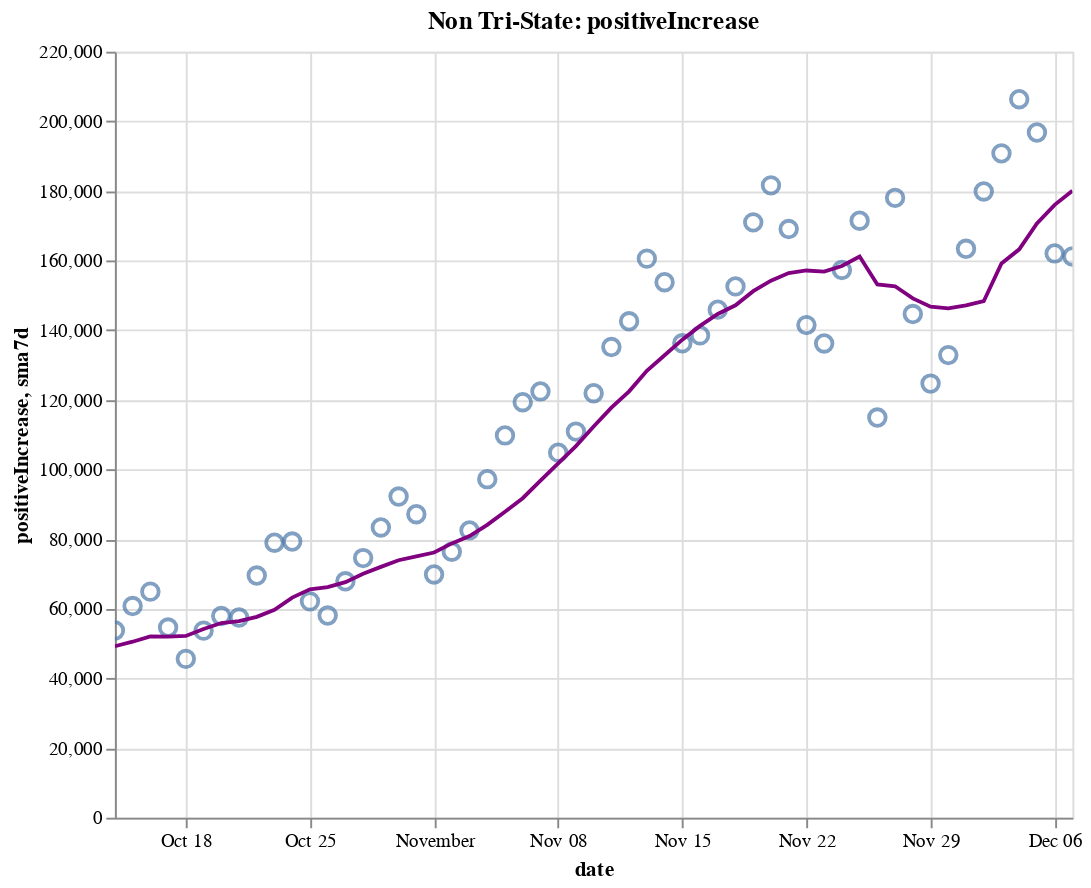

Notebook source saved alongside this figure:
### Code cell
create_plot(non_tristate, 'positiveIncrease')

### Figure 1 — Vega-Lite specification as saved in the notebook (floating-point values rounded to 4 significant figures)
{"config": {"view": {"continuousWidth": 400, "continuousHeight": 300}}, "layer": [{"layer": [{"mark": {"type": "point", "size": 75}, "encoding": {"tooltip": [{"type": "temporal", "field": "date"}, {"type": "quantitative", "field": "positiveIncrease"}, {"type": "quantitative", "field": "sma7d"}], "x": {"type": "temporal", "field": "date"}, "y": {"type": "quantitative", "field": "positiveIncrease"}}, "selection": {"selector014": {"type": "interval", "bind": "scales", "encodings": ["x", "y"]}}}, {"mark": {"type": "line", "color": "purple"}, "encoding": {"x": {"type": "temporal", "field": "date"}, "y": {"type": "quantitative", "field": "sma7d"}}}]}, {"mark": {"type": "rule", "color": "#aaa"}, "encoding": {"x": {"type": "temporal", "field": "date"}}, "transform": [{"filter": {"selection": "selector013"}}]}, {"mark": "circle", "encoding": {"opacity": {"condition": {"value": 1, "selection": "selector013"}, "value": 0}, "tooltip": [{"type": "temporal", "field": "date"}, {"type": "quantitative", "field": "positiveIncrease"}, {"type": "quantitative", "field": "sma7d"}], "x": {"type": "temporal", "field": "date"}, "y": {"type": "quantitative", "field": "positiveIncrease"}}, "selection": {"selector013": {"type": "single", "encodings": ["x"], "on": "mouseover", "nearest": true, "empty": "none"}}}, {"mark": {"type": "text", "align": "left", "dx": 5, "dy": -5, "stroke": "white", "strokeWidth": 2}, "encoding": {"text": {"type": "quantitative", "field": "positiveIncrease"}, "tooltip": [{"type": "temporal", "field": "date"}, {"type": "quantitative", "field": "positiveIncrease"}, {"type": "quantitative", "field": "sma7d"}], "x": {"type": "temporal", "field": "date"}, "y": {"type": "quantitative", "field": "positiveIncrease"}}, "transform": [{"filter": {"selection": "selector013"}}]}, {"mark": {"type": "text", "align": "left", "dx": 5, "dy": -5}, "encoding": {"text": {"type": "quantitative", "field": "positiveIncrease"}, "tooltip": [{"type": "temporal", "field": "date"}, {"type": "quantitative", "field": "positiveIncrease"}, {"type": "quantitative", "field": "sma7d"}], "x": {"type": "temporal", "field": "date"}, "y": {"type": "quantitative", "field": "positiveIncrease"}}, "transform": [{"filter": {"selection": "selector013"}}]}], "data": {"name": "data-51363ad57ca869e391e661cd7948325d"}, "height": 400, "title": "Non Tri-State: positiveIncrease", "width": 500, "$schema": "https://vega.github.io/schema/vega-lite/v4.8.1.json", "datasets": {"data-51363ad57ca869e391e661cd7948325d": [{"date": "2020-10-14T00:00:00", "totalTestResultsIncrease": 860500.0, "positiveIncrease": 53780.0, "death": 162200.0, "deathIncrease": 787.0, "positiveRate": 0.063, "state": "Non Tri-State", "sma7d": 49240.0}, {"date": "2020-10-15T00:00:00", "totalTestResultsIncrease": 926800.0, "positiveIncrease": 60800.0, "death": 163100.0, "deathIncrease": 908.0, "positiveRate": 0.066, "state": "Non Tri-State", "sma7d": 50540.0}, {"date": "2020-10-16T00:00:00", "totalTestResultsIncrease": 1031000.0, "positiveIncrease": 64930.0, "death": 164000.0, "deathIncrease": 880.0, "positiveRate": 0.063, "state": "Non Tri-State", "sma7d": 52100.0}, {"date": "2020-10-17T00:00:00", "totalTestResultsIncrease": 1104000.0, "positiveIncrease": 54610.0, "death": 164700.0, "deathIncrease": 762.0, "positiveRate": 0.049, "state": "Non Tri-State", "sma7d": 52030.0}, {"date": "2020-10-18T00:00:00", "totalTestResultsIncrease": 921600.0, "positiveIncrease": 45620.0, "death": 165100.0, "deathIncrease": 388.0, "positiveRate": 0.049, "state": "Non Tri-State", "sma7d": 52210.0}, {"date": "2020-10-19T00:00:00", "totalTestResultsIncrease": 900100.0, "positiveIncrease": 53730.0, "death": 165500.0, "deathIncrease": 426.0, "positiveRate": 0.06, "state": "Non Tri-State", "sma7d": 54190.0}, {"date": "2020-10-20T00:00:00", "totalTestResultsIncrease": 829900.0, "positiveIncrease": 57930.0, "death": 166300.0, "deathIncrease": 806.0, "positiveRate": 0.07, "state": "Non Tri-State", "sma7d": 55910.0}, {"date": "2020-10-21T00:00:00", "totalTestResultsIncrease": 772300.0, "positiveIncrease": 57490.0, "death": 167300.0, "deathIncrease": 986.0, "positiveRate": 0.074, "state": "Non Tri-State", "sma7d": 56440.0}, {"date": "2020-10-22T00:00:00", "totalTestResultsIncrease": 1039000.0, "positiveIncrease": 69550.0, "death": 168400.0, "deathIncrease": 1091.0, "positiveRate": 0.067, "state": "Non Tri-State", "sma7d": 57690.0}, {"date": "2020-10-23T00:00:00", "totalTestResultsIncrease": 1178000.0, "positiveIncrease": 78970.0, "death": 169300.0, "deathIncrease": 905.0, "positiveRate": 0.067, "state": "Non Tri-State", "sma7d": 59700.0}, {"date": "2020-10-24T00:00:00", "totalTestResultsIncrease": 1165000.0, "positiveIncrease": 79320.0, "death": 170200.0, "deathIncrease": 869.0, "positiveRate": 0.068, "state": "Non Tri-State", "sma7d": 63230.0}, {"date": "2020-10-25T00:00:00", "totalTestResultsIncrease": 1021000.0, "positiveIncrease": 62130.0, "death": 170600.0, "deathIncrease": 366.0, "positiveRate": 0.061, "state": "Non Tri-State", "sma7d": 65590.0}, {"date": "2020-10-26T00:00:00", "totalTestResultsIncrease": 967400.0, "positiveIncrease": 58070.0, "death": 170900.0, "deathIncrease": 371.0, "positiveRate": 0.06, "state": "Non Tri-State", "sma7d": 66210.0}, {"date": "2020-10-27T00:00:00", "totalTestResultsIncrease": 916900.0, "positiveIncrease": 67910.0, "death": 171800.0, "deathIncrease": 883.0, "positiveRate": 0.074, "state": "Non Tri-State", "sma7d": 67630.0}, {"date": "2020-10-28T00:00:00", "totalTestResultsIncrease": 913400.0, "positiveIncrease": 74560.0, "death": 172800.0, "deathIncrease": 1002.0, "positiveRate": 0.082, "state": "Non Tri-State", "sma7d": 70070.0}, {"date": "2020-10-29T00:00:00", "totalTestResultsIncrease": 1093000.0, "positiveIncrease": 83360.0, "death": 173800.0, "deathIncrease": 1005.0, "positiveRate": 0.076, "state": "Non Tri-State", "sma7d": 72050.0}, {"date": "2020-10-30T00:00:00", "totalTestResultsIncrease": 1184000.0, "positiveIncrease": 92250.0, "death": 174700.0, "deathIncrease": 921.0, "positiveRate": 0.078, "state": "Non Tri-State", "sma7d": 73940.0}, {"date": "2020-10-31T00:00:00", "totalTestResultsIncrease": 1172000.0, "positiveIncrease": 87170.0, "death": 175700.0, "deathIncrease": 949.0, "positiveRate": 0.074, "state": "Non Tri-State", "sma7d": 75060.0}, {"date": "2020-11-01T00:00:00", "totalTestResultsIncrease": 977200.0, "positiveIncrease": 69850.0, "death": 176100.0, "deathIncrease": 374.0, "positiveRate": 0.071, "state": "Non Tri-State", "sma7d": 76170.0}, {"date": "2020-11-02T00:00:00", "totalTestResultsIncrease": 1087000.0, "positiveIncrease": 76400.0, "death": 176500.0, "deathIncrease": 463.0, "positiveRate": 0.07, "state": "Non Tri-State", "sma7d": 78780.0}, {"date": "2020-11-03T00:00:00", "totalTestResultsIncrease": 956000.0, "positiveIncrease": 82520.0, "death": 178000.0, "deathIncrease": 1481.0, "positiveRate": 0.086, "state": "Non Tri-State", "sma7d": 80870.0}, {"date": "2020-11-04T00:00:00", "totalTestResultsIncrease": 1053000.0, "positiveIncrease": 97230.0, "death": 179100.0, "deathIncrease": 1068.0, "positiveRate": 0.092, "state": "Non Tri-State", "sma7d": 84110.0}, {"date": "2020-11-05T00:00:00", "totalTestResultsIncrease": 1299000.0, "positiveIncrease": 109800.0, "death": 180200.0, "deathIncrease": 1099.0, "positiveRate": 0.085, "state": "Non Tri-State", "sma7d": 87890.0}, {"date": "2020-11-06T00:00:00", "totalTestResultsIncrease": 1328000.0, "positiveIncrease": 119300.0, "death": 181300.0, "deathIncrease": 1127.0, "positiveRate": 0.09, "state": "Non Tri-State", "sma7d": 91760.0}, {"date": "2020-11-07T00:00:00", "totalTestResultsIncrease": 1150000.0, "positiveIncrease": 122400.0, "death": 182400.0, "deathIncrease": 1092.0, "positiveRate": 0.107, "state": "Non Tri-State", "sma7d": 96790.0}, {"date": "2020-11-08T00:00:00", "totalTestResultsIncrease": 1105000.0, "positiveIncrease": 104800.0, "death": 182900.0, "deathIncrease": 473.0, "positiveRate": 0.095, "state": "Non Tri-State", "sma7d": 101800.0}, {"date": "2020-11-09T00:00:00", "totalTestResultsIncrease": 1243000.0, "positiveIncrease": 110900.0, "death": 183400.0, "deathIncrease": 513.0, "positiveRate": 0.089, "state": "Non Tri-State", "sma7d": 106700.0}, {"date": "2020-11-10T00:00:00", "totalTestResultsIncrease": 1097000.0, "positiveIncrease": 121900.0, "death": 184700.0, "deathIncrease": 1298.0, "positiveRate": 0.111, "state": "Non Tri-State", "sma7d": 112300.0}, {"date": "2020-11-11T00:00:00", "totalTestResultsIncrease": 1173000.0, "positiveIncrease": 135200.0, "death": 186200.0, "deathIncrease": 1518.0, "positiveRate": 0.115, "state": "Non Tri-State", "sma7d": 117800.0}, {"date": "2020-11-12T00:00:00", "totalTestResultsIncrease": 1249000.0, "positiveIncrease": 142600.0, "death": 187300.0, "deathIncrease": 1061.0, "positiveRate": 0.114, "state": "Non Tri-State", "sma7d": 122500.0}, {"date": "2020-11-13T00:00:00", "totalTestResultsIncrease": 1406000.0, "positiveIncrease": 160600.0, "death": 188500.0, "deathIncrease": 1206.0, "positiveRate": 0.114, "state": "Non Tri-State", "sma7d": 128300.0}, {"date": "2020-11-14T00:00:00", "totalTestResultsIncrease": 1436000.0, "positiveIncrease": 153800.0, "death": 189700.0, "deathIncrease": 1281.0, "positiveRate": 0.107, "state": "Non Tri-State", "sma7d": 132800.0}, {"date": "2020-11-15T00:00:00", "totalTestResultsIncrease": 1354000.0, "positiveIncrease": 136200.0, "death": 190400.0, "deathIncrease": 639.0, "positiveRate": 0.101, "state": "Non Tri-State", "sma7d": 137300.0}, {"date": "2020-11-16T00:00:00", "totalTestResultsIncrease": 1273000.0, "positiveIncrease": 138500.0, "death": 190900.0, "deathIncrease": 557.0, "positiveRate": 0.109, "state": "Non Tri-State", "sma7d": 141300.0}, {"date": "2020-11-17T00:00:00", "totalTestResultsIncrease": 1285000.0, "positiveIncrease": 145900.0, "death": 192400.0, "deathIncrease": 1475.0, "positiveRate": 0.114, "state": "Non Tri-State", "sma7d": 144700.0}, {"date": "2020-11-18T00:00:00", "totalTestResultsIncrease": 1259000.0, "positiveIncrease": 152600.0, "death": 194200.0, "deathIncrease": 1778.0, "positiveRate": 0.121, "state": "Non Tri-State", "sma7d": 147200.0}, {"date": "2020-11-19T00:00:00", "totalTestResultsIncrease": 1585000.0, "positiveIncrease": 171000.0, "death": 196100.0, "deathIncrease": 1880.0, "positiveRate": 0.108, "state": "Non Tri-State", "sma7d": 151200.0}, {"date": "2020-11-20T00:00:00", "totalTestResultsIncrease": 1635000.0, "positiveIncrease": 181600.0, "death": 197900.0, "deathIncrease": 1803.0, "positiveRate": 0.111, "state": "Non Tri-State", "sma7d": 154200.0}, {"date": "2020-11-21T00:00:00", "totalTestResultsIncrease": 1747000.0, "positiveIncrease": 169100.0, "death": 199300.0, "deathIncrease": 1444.0, "positiveRate": 0.097, "state": "Non Tri-State", "sma7d": 156400.0}, {"date": "2020-11-22T00:00:00", "totalTestResultsIncrease": 1494000.0, "positiveIncrease": 141500.0, "death": 200200.0, "deathIncrease": 852.0, "positiveRate": 0.095, "state": "Non Tri-State", "sma7d": 157200.0}, {"date": "2020-11-23T00:00:00", "totalTestResultsIncrease": 1404000.0, "positiveIncrease": 136200.0, "death": 201000.0, "deathIncrease": 868.0, "positiveRate": 0.097, "state": "Non Tri-State", "sma7d": 156800.0}, {"date": "2020-11-24T00:00:00", "totalTestResultsIncrease": 1562000.0, "positiveIncrease": 157300.0, "death": 203000.0, "deathIncrease": 1958.0, "positiveRate": 0.101, "state": "Non Tri-State", "sma7d": 158500.0}, {"date": "2020-11-25T00:00:00", "totalTestResultsIncrease": 1414000.0, "positiveIncrease": 171400.0, "death": 205100.0, "deathIncrease": 2136.0, "positiveRate": 0.121, "state": "Non Tri-State", "sma7d": 161200.0}, {"date": "2020-11-26T00:00:00", "totalTestResultsIncrease": 948000.0, "positiveIncrease": 114900.0, "death": 206400.0, "deathIncrease": 1230.0, "positiveRate": 0.121, "state": "Non Tri-State", "sma7d": 153200.0}, {"date": "2020-11-27T00:00:00", "totalTestResultsIncrease": 1831000.0, "positiveIncrease": 178000.0, "death": 207600.0, "deathIncrease": 1281.0, "positiveRate": 0.097, "state": "Non Tri-State", "sma7d": 152600.0}, {"date": "2020-11-28T00:00:00", "totalTestResultsIncrease": 1450000.0, "positiveIncrease": 144700.0, "death": 208800.0, "deathIncrease": 1178.0, "positiveRate": 0.1, "state": "Non Tri-State", "sma7d": 149200.0}, {"date": "2020-11-29T00:00:00", "totalTestResultsIncrease": 1129000.0, "positiveIncrease": 124700.0, "death": 209600.0, "deathIncrease": 732.0, "positiveRate": 0.11, "state": "Non Tri-State", "sma7d": 146800.0}, {"date": "2020-11-30T00:00:00", "totalTestResultsIncrease": 1208000.0, "positiveIncrease": 132900.0, "death": 210600.0, "deathIncrease": 1005.0, "positiveRate": 0.11, "state": "Non Tri-State", "sma7d": 146300.0}, {"date": "2020-12-01T00:00:00", "totalTestResultsIncrease": 2165000.0, "positiveIncrease": 163400.0, "death": 212800.0, "deathIncrease": 2294.0, "positiveRate": 0.075, "state": "Non Tri-State", "sma7d": 147100.0}, {"date": "2020-12-02T00:00:00", "totalTestResultsIncrease": 1182000.0, "positiveIncrease": 179900.0, "death": 215400.0, "deathIncrease": 2547.0, "positiveRate": 0.152, "state": "Non Tri-State", "sma7d": 148300.0}, {"date": "2020-12-03T00:00:00", "totalTestResultsIncrease": 1515000.0, "positiveIncrease": 190800.0, "death": 218000.0, "deathIncrease": 2556.0, "positiveRate": 0.126, "state": "Non Tri-State", "sma7d": 159200.0}, {"date": "2020-12-04T00:00:00", "totalTestResultsIncrease": 1613000.0, "positiveIncrease": 206400.0, "death": 220400.0, "deathIncrease": 2420.0, "positiveRate": 0.128, "state": "Non Tri-State", "sma7d": 163200.0}, {"date": "2020-12-05T00:00:00", "totalTestResultsIncrease": 1877000.0, "positiveIncrease": 196800.0, "death": 222700.0, "deathIncrease": 2338.0, "positiveRate": 0.105, "state": "Non Tri-State", "sma7d": 170700.0}, {"date": "2020-12-06T00:00:00", "totalTestResultsIncrease": 1436000.0, "positiveIncrease": 162100.0, "death": 223800.0, "deathIncrease": 1071.0, "positiveRate": 0.113, "state": "Non Tri-State", "sma7d": 176000.0}, {"date": "2020-12-07T00:00:00", "totalTestResultsIncrease": 1556000.0, "positiveIncrease": 161200.0, "death": 225000.0, "deathIncrease": 1171.0, "positiveRate": 0.104, "state": "Non Tri-State", "sma7d": 180100.0}]}}
